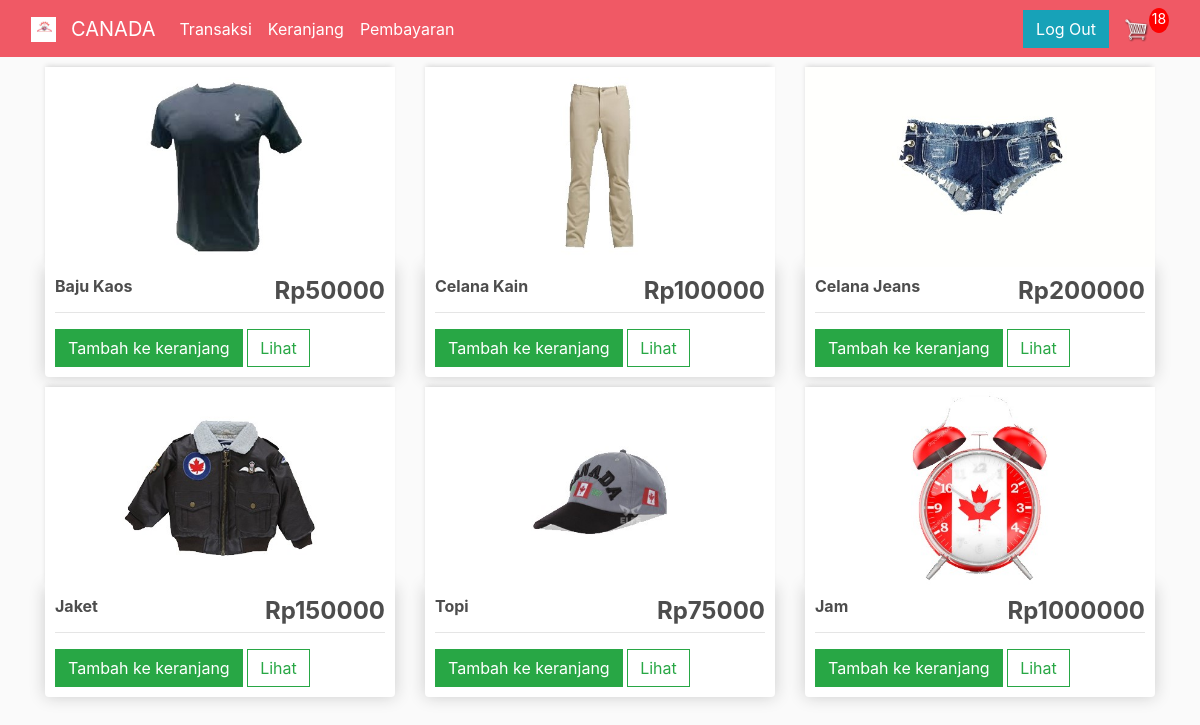
Screenshot of /transaksi/ (signed in) with the database file from the repository.
### transaksi/models.py (models this page shows, shortened)
class Product(models.Model):
    name    = models.CharField(max_length=200, null=True)
    price   = models.FloatField()
    digital = models.BooleanField(default=False, null=True,blank=False)
    image   = models.ImageField(null=True, blank=True)
    @property
    def imageURL(self):
        try:
            url = self.image.url
        except:
            url = ''
        return url

### transaksi/views.py (the view)
# urls.py: path('', include('transaksi.urls')),
def transaksi(request):
    if request.user.is_authenticated:
        customer = request.user.customer
        order, created = Order.objects.get_or_create(customer=customer, complete=False)
        items =  order.orderitem_set.all()
        cartItems = order.get_cart_items
    else:
        items = []
        order = {'get_cart_total':0, 'get_cart_items':0}
        cartItems = order['get_cart_items']
    products    = Product.objects.all()
    context     = {'products':products, 'cartItems':cartItems}
    return render(request, 'transaksi/transaksi.html', context)

### transaksi/models.py (called while the page is built)
    @property
    def get_cart_items(self):
        orderitems = self.orderitem_set.all()
        total = sum([item.quantity for item in orderitems ])
        return  total

### transaksi/templates/transaksi/transaksi.html
{% extends 'menu/menu.html' %}
{% load static %}
{% block content %}
    <div class="row">
        {% for product in products %}
        <div class="col-lg-4">
            <img class="thumbnail" src="{{product.imageURL}}">
            <div class="box-element product">
                <h4 style="display: inline-block; float: right"><strong> Rp{{product.price|floatformat:0}} </strong></h4>
                <h6><strong> {{product.name}} </strong></h6>
                <hr>
                <button data-product={{product.id}} data-action="add" class="btn btn-success add-btn update-cart"> Tambah ke keranjang </button>
                <a class="btn btn-outline-success" href="#"> Lihat </a>
            </div>
        </div>
        {% endfor %}
    </div>
{% endblock content %}

### static/css/main.css (style rules this page uses)
body { background-color: hsl(0, 0%, 98%); }
h1,h2,h3,h4,h5,h6 { color:hsl(0, 0%, 30%); }
.box-element { box-shadow:hsl(0, 0%, 80%) 0 0 16px; background-color: #fff; border-radius: 4px; padding: 10px; }
.thumbnail { width: 100%; height: 200px; -webkit-box-shadow: -1px -3px 5px -2px rgba(214,214,214,1); -moz-box-shadow: -1px -3px 5px -2px rgba(214,214,214,1); box-shadow: -1px -3px 5px -2px rgba(214,214,214,1); }
.product { border-radius: 0 0 4px 4px; }
.col-lg-4, .col-lg-6, .col-lg-8, .col-lg-12 { margin-top: 10px; }
.btn { border-radius: 0; }

### rows the page displays
Product: imageURL (picture), price "50000", name "Baju Kaos"
Product: imageURL (picture), price "100000", name "Celana Kain"
Product: imageURL (picture), price "200000", name "Celana Jeans"
Product: imageURL (picture), price "150000", name "Jaket"
Product: imageURL (picture), price "75000", name "Topi"
Product: imageURL (picture), price "1000000", name "Jam"

### other values shown
{{ cartItems }} "18"
